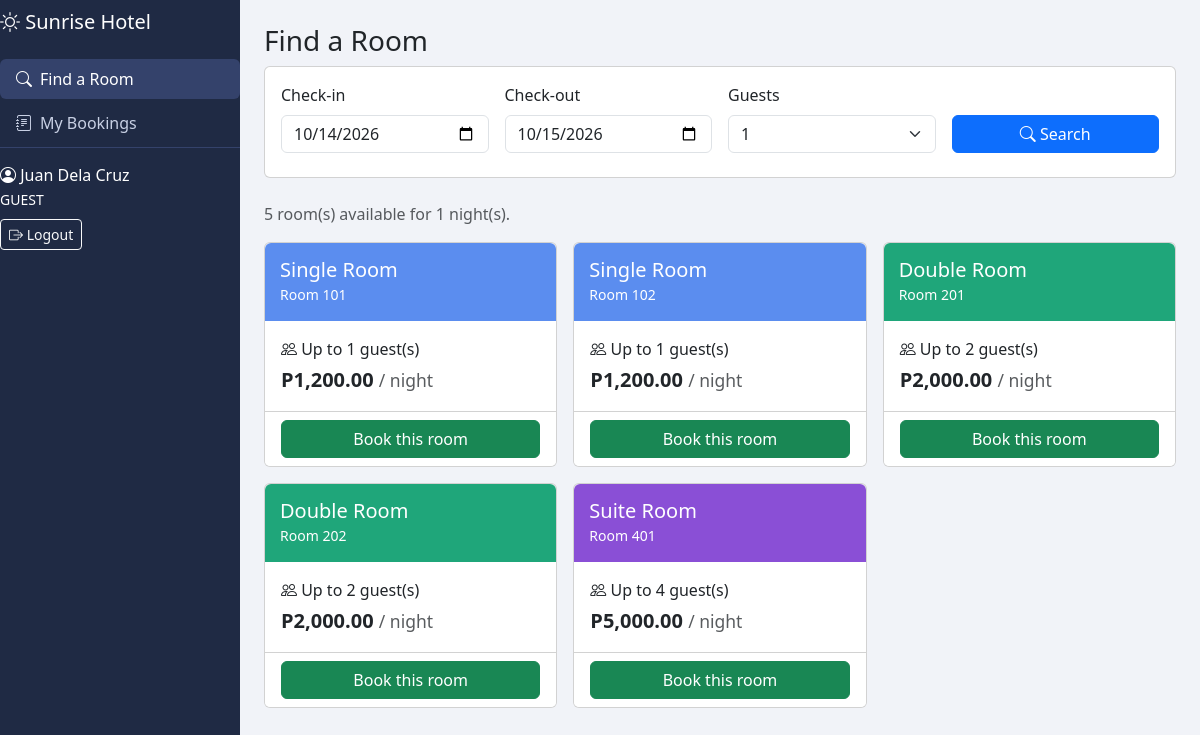
Page /rooms.php (signed in) on the committed database.
### tables this page shows
CREATE TABLE rooms (
    id INT AUTO_INCREMENT PRIMARY KEY,
    room_number VARCHAR(10) NOT NULL UNIQUE,
    type ENUM('Single','Double','Deluxe','Suite') NOT NULL,
    price DECIMAL(10,2) NOT NULL,
    capacity INT NOT NULL
);

### rooms.php (the view, shortened to what this page needs)
<?php
require 'config.php';
$today = date('Y-m-d');
$check_in = $_GET['check_in'] ?? $today;
$check_out = $_GET['check_out'] ?? date('Y-m-d', strtotime('+1 day'));
$guests = (int) ($_GET['guests'] ?? 1);
$error = '';
$rooms = [];
if ($error == '') {
    $stmt = $db->prepare(
        "SELECT * FROM rooms
         WHERE capacity >= ?
         AND id NOT IN (
             SELECT room_id FROM bookings
             WHERE status IN ('booked','checked_in') AND check_in < ? AND check_out > ?
         )
         ORDER BY price, room_number"
    );
    $stmt->execute([$guests, $check_out, $check_in]);
    $rooms = $stmt->fetchAll(PDO::FETCH_ASSOC);
}
include 'header.php';
?>
<h3>Find a Room</h3>
<div class="card mb-4">
    <div class="card-body">
        <form method="get" class="row g-3" id="searchForm">
            <div class="col-6 col-md-3">
                <label class="form-label">Check-in</label>
                <input type="date" name="check_in" id="check_in" class="form-control" value="<?= e($check_in) ?>" min="<?= $today ?>" required>
            </div>
            <div class="col-6 col-md-3">
                <label class="form-label">Check-out</label>
                <input type="date" name="check_out" id="check_out" class="form-control" value="<?= e($check_out) ?>" min="<?= $today ?>" required>
            </div>
            <div class="col-6 col-md-3">
                <label class="form-label">Guests</label>
                <select name="guests" class="form-select">
                    <?php for ($i = 1; $i <= 4; $i++): ?>
                        <option value="<?= $i ?>" <?= $guests == $i ? 'selected' : '' ?>><?= $i ?></option>
                    <?php endfor; ?>
                </select>
            </div>
            <div class="col-6 col-md-3 d-flex align-items-end">
                <button type="submit" class="btn btn-primary w-100"><i class="bi bi-search"></i> Search</button>
            </div>
        </form>
    </div>
</div>
<?php if ($error): ?>
    <div class="alert alert-danger"><?= e($error) ?></div>
<?php elseif (count($rooms) == 0): ?>
    <div class="alert alert-warning">Sorry, no rooms are available for those dates.</div>
<?php else: ?>
    <p class="text-muted"><?= count($rooms) ?> room(s) available for <?= count_nights($check_in, $check_out) ?> night(s).</p>
    <div class="row row-cols-1 row-cols-md-2 row-cols-xl-3 g-3">
    <?php foreach ($rooms as $r): ?>
        <div class="col">
            <div class="card h-100">
                <div class="room-top room-<?= e($r['type']) ?>">
                    <h5 class="mb-0"><?= e($r['type']) ?> Room</h5>
                    <small>Room <?= e($r['room_number']) ?></small>
                </div>
                <div class="card-body">
                    <p class="mb-1"><i class="bi bi-people"></i> Up to <?= $r['capacity'] ?> guest(s)</p>
                    <p class="fs-5 fw-bold mb-0"><?= peso($r['price']) ?> <small class="text-muted fw-normal">/ night</small></p>
                </div>
                <div class="card-footer bg-white">
                    <a href="book.php?room_id=<?= $r['id'] ?>&check_in=<?= e($check_in) ?>&check_out=<?= e($check_out) ?>" class="btn btn-success w-100">Book this room</a>
                </div>
            </div>
        </div>
    <?php endforeach; ?>
    </div>
<?php endif; ?>
<?php include 'footer.php'; ?>

### style.css (style rules this page uses)
body { background-color: #f1f3f8; }
.room-top { color: white; padding: 15px; border-radius: 6px 6px 0 0; }
.room-Single { background-color: #5b8def; }
.room-Double { background-color: #1fa67a; }
.room-Suite { background-color: #8a4fd6; }

### rows in the picture
rooms: type "Single", room_number "101", capacity "1", price "P1,200.00"
rooms: type "Single", room_number "102", capacity "1", price "P1,200.00"
rooms: type "Double", room_number "201", capacity "2", price "P2,000.00"
rooms: type "Double", room_number "202", capacity "2", price "P2,000.00"
rooms: type "Suite", room_number "401", capacity "4", price "P5,000.00"

### other values in the picture
$label "Find a Room My Bookings"
$_SESSION['full_name'] "Juan Dela Cruz"
$_SESSION['role'] "GUEST"
count($rooms) "5"
count_nights($check_in, $check_out) "1"
form field guests "1"
